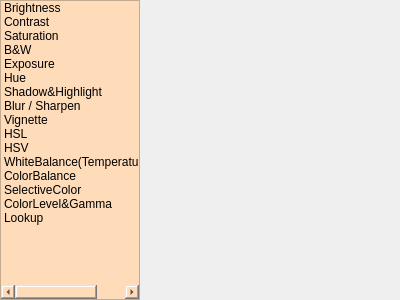
<?xml version="1.0" encoding="UTF-8"?>
<ui version="4.0">
 <class>BasicAdjustWidget</class>
 <widget class="QWidget" name="BasicAdjustWidget">
  <property name="enabled">
   <bool>true</bool>
  </property>
  <property name="geometry">
   <rect>
    <x>0</x>
    <y>0</y>
    <width>400</width>
    <height>300</height>
   </rect>
  </property>
  <property name="sizePolicy">
   <sizepolicy hsizetype="Preferred" vsizetype="Preferred">
    <horstretch>0</horstretch>
    <verstretch>0</verstretch>
   </sizepolicy>
  </property>
  <property name="font">
   <font>
    <strikeout>false</strikeout>
   </font>
  </property>
  <property name="cursor">
   <cursorShape>ArrowCursor</cursorShape>
  </property>
  <property name="windowTitle">
   <string>Basic Adjusts</string>
  </property>
  <property name="windowIcon">
   <iconset>
    <normaloff>filterGenerator.ico</normaloff>filterGenerator.ico</iconset>
  </property>
  <property name="windowOpacity">
   <double>0.850000000000000</double>
  </property>
  <widget class="QListWidget" name="listWidget">
   <property name="geometry">
    <rect>
     <x>0</x>
     <y>0</y>
     <width>140</width>
     <height>300</height>
    </rect>
   </property>
   <property name="font">
    <font>
     <family>Arial</family>
    </font>
   </property>
   <property name="cursor" stdset="0">
    <cursorShape>PointingHandCursor</cursorShape>
   </property>
   <property name="styleSheet">
    <string notr="true">background-color:#fedcba</string>
   </property>
   <item>
    <property name="text">
     <string>Brightness</string>
    </property>
    <property name="flags">
     <set>ItemIsSelectable|ItemIsUserCheckable|ItemIsEnabled</set>
    </property>
   </item>
   <item>
    <property name="text">
     <string>Contrast</string>
    </property>
   </item>
   <item>
    <property name="text">
     <string>Saturation</string>
    </property>
   </item>
   <item>
    <property name="text">
     <string>B&amp;W</string>
    </property>
   </item>
   <item>
    <property name="text">
     <string>Exposure</string>
    </property>
   </item>
   <item>
    <property name="text">
     <string>Hue</string>
    </property>
   </item>
   <item>
    <property name="text">
     <string>Shadow&amp;Highlight</string>
    </property>
   </item>
   <item>
    <property name="text">
     <string>Blur / Sharpen</string>
    </property>
   </item>
   <item>
    <property name="text">
     <string>Vignette</string>
    </property>
   </item>
   <item>
    <property name="text">
     <string>HSL</string>
    </property>
   </item>
   <item>
    <property name="text">
     <string>HSV</string>
    </property>
   </item>
   <item>
    <property name="text">
     <string>WhiteBalance(Temperature&amp;Tint)</string>
    </property>
   </item>
   <item>
    <property name="text">
     <string>ColorBalance</string>
    </property>
   </item>
   <item>
    <property name="text">
     <string>SelectiveColor</string>
    </property>
   </item>
   <item>
    <property name="text">
     <string>ColorLevel&amp;Gamma</string>
    </property>
   </item>
   <item>
    <property name="text">
     <string>Lookup</string>
    </property>
   </item>
  </widget>
  <widget class="QWidget" name="contentWidget" native="true">
   <property name="geometry">
    <rect>
     <x>140</x>
     <y>0</y>
     <width>260</width>
     <height>300</height>
    </rect>
   </property>
   <property name="styleSheet">
    <string notr="true"/>
   </property>
  </widget>
 </widget>
 <resources/>
 <connections/>
</ui>
